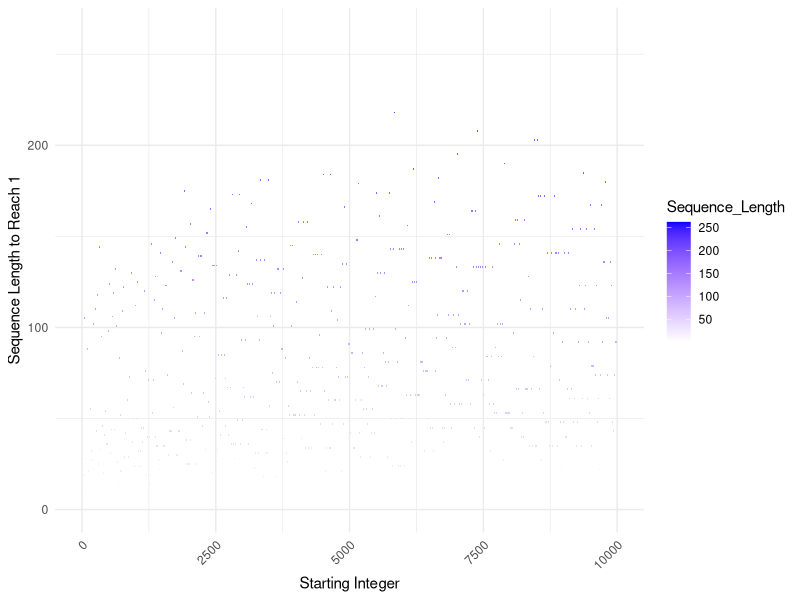

This chart was generated by the following R code:
## Sequence Length Heatmap

library(tidyverse)

# Function to generate Collatz sequences
gen_collatz <- function(n) {
  sequence <- numeric(0)
  while (n != 1) {
    sequence <- c(sequence, n)
    if (n %% 2 == 0) {
      n <- n / 2
    } else {
      n <- 3 * n + 1
    }
  }
  return(c(sequence, 1))
}

# Create a dataframe with starting integers and sequence lengths
start_integers <- 1:10000
sequence_lengths <- sapply(start_integers, function(x) length(gen_collatz(x)))
df <- data.frame(Starting_Integer = start_integers, Sequence_Length = sequence_lengths)

# Create the heatmap
ggplot(df, aes(x = Starting_Integer, y = Sequence_Length, fill = Sequence_Length)) +
  geom_tile() +
  scale_fill_gradient(low = "white", high = "blue") +
  labs(x = "Starting Integer", y = "Sequence Length to Reach 1") +
  theme_minimal() +
  theme(axis.text.x = element_text(angle = 45, hjust = 1))

